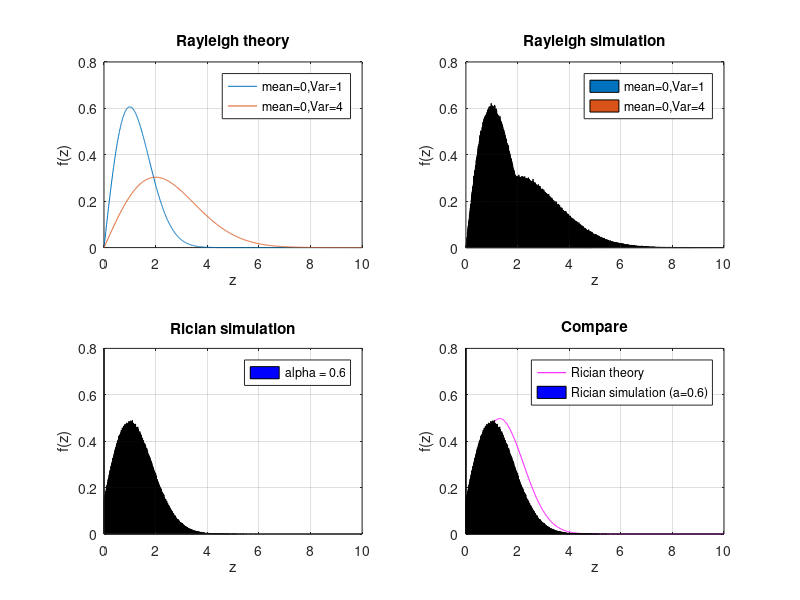

The MATLAB source for this figure:
% Rayleigh / Rician 分布
% 由兩路高斯隨機變數產生 envelope，比較模擬 histogram 與理論 PDF
% 輸出：Rayleigh 理論 / 模擬、Rician 模擬，以及 Rician 理論與模擬比較
clear
clc
% Rayleigh theory --------------------------------
z = 0:0.01:10-0.01; % A + sigma*randn(1,num)
f1 = raylpdf(z,1);
f2 = raylpdf(z,2); 
figure;
subplot(221);
plot(z,f1,z,f2);
axis([0,10,0,0.8]);
title('Rayleigh theory');
legend('mean=0,Var=1','mean=0,Var=4');
xlabel('z');
ylabel('f(z)');
grid;
% Rayleigh simulation ---------------------------------
num = 1e6;
x1 = randn(1,num);        
y1 = randn(1,num);
z1 = sqrt(x1.^2 + y1.^2);
[Y1,~] = hist(z1,z);
x2 = 2*randn(1,num);   
y2 = 2*randn(1,num);
z2 = sqrt(x2.^2 + y2.^2);
[Y2,~] = hist(z2,z);
subplot(222);
bar(z,Y1/(num*0.01));
hold on;
bar(z,Y2/(num*0.01));
axis([0,10,0,0.8]);
title('Rayleigh simulation');
legend('mean=0,Var=1','mean=0,Var=4');
xlabel('z');
ylabel('f(z)');
grid;
% Rician theory ---------------------------------
sigma = 1;
A = 1; 
f_Rician = (z/sigma^2).*exp(-(z.^2+A^2)/(2*sigma^2)).*besseli(0,A*z./(sigma^2)); % order 0
% Rician simulation -----------------------------------
a = 0.6; % LOS權重
x3 = randn(1,num); % NLOS 
y3 = randn(1,num);
z3 = sqrt(x3.^2 + y3.^2);
[Y3,~] = hist(z3,z);
x4 = 1 + randn(1,num); % LOS
% y4 = randn(1,num);
% z4 = sqrt(x4.^2 + y4.^2);
[Y4,~] = hist(x4,z);
r1 = (1-a)*Y3 + a*Y4;
subplot(223);
bar(z,r1/(num*0.01),'b');
axis([0,10,0,0.8]);
title('Rician simulation');
legend('alpha = 0.6')
xlabel('z');
ylabel('f(z)');
grid;
% compare------------------------------------
subplot(224);
plot(z,f_Rician,'m');
hold on;
bar(z,r1/(num*0.01),'b');
axis([0,10,0,0.8]);
title('Compare');
legend('Rician theory','Rician simulation (a=0.6)');
xlabel('z');
ylabel('f(z)');
grid;
